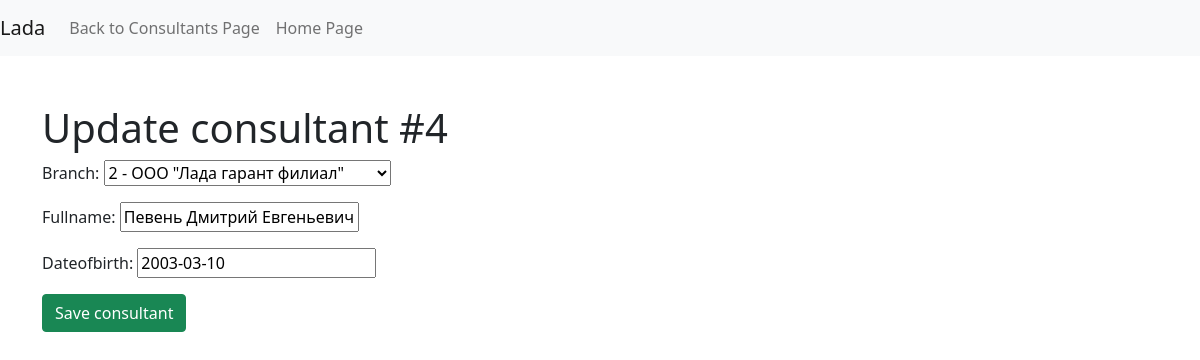
The page /consultants/4/edit/ on the database its author committed.
### main/models.py (models this page shows, shortened)
class Consultant(models.Model):
    branch = models.ForeignKey(
        to = Branch,
        on_delete = models.CASCADE,
        verbose_name = 'Номер филиала',
        null = False,
    )
    fullname = models.CharField(
        verbose_name = 'Полное имя',
        max_length = 50,
        null = False,
        blank = False,
        default = '',
    )
    dateofbirth  = models.DateField(
        verbose_name = 'Дата рождения',
        null = False,
        blank = False,
    )
    def get_update_url(self):
	    return reverse('consultant_edit_url', kwargs = {'id': self.id})
    class Meta:
        verbose_name = 'Консультант'
        verbose_name_plural = 'Консультанты'

### main/views.py (the view, shortened to what this page needs)
# urls.py: path('consultants/<int:id>/edit/', views.ConsultantUpdate.as_view(), name = 'consultant_edit_url'),
class ConsultantUpdate(View):
    def get(self, request, id):
        cons = Consultant.objects.get(id = id)
        initial_dict = {
            'branch': cons.branch,
            'fullname': cons.fullname,
            'dateofbirth': cons.dateofbirth,
        }
        form = CreateConsultantForm(initial = initial_dict)
        return render(request, 'consultant/consultant-edit.html', context={'consultant_add':form, 'consultant':cons})

### main/forms.py (shortened to what this page needs)
class CreateConsultantForm(forms.Form):
    branch = forms.ModelChoiceField(queryset=Branch.objects.all())
    fullname = forms.CharField(max_length=50)
    dateofbirth = forms.DateField()

### main/models.py (called while the page is built)
    def __str__(self):
        return '{} - {}'.format(self.id, self.name, self.commandor)

### main/templates/consultant/consultant-edit.html (shortened to what this page needs)
<!DOCTYPE HTML>
<html>
<head>
    <link href="https://cdn.jsdelivr.net/npm/bootstrap@5.0.0-beta3/dist/css/bootstrap.min.css" rel="stylesheet">
</head>
<body>
<nav class="navbar navbar-expand-lg navbar-light bg-light">
    <a class="navbar-brand" >Lada</a>
    <div class="collapse navbar-collapse" id="navbarSupportedContent">
        <ul class="navbar-nav mr-auto">
            <li class="nav-item">
                <a class="nav-link" href="/consultants">Back to Consultants Page</a>
            </li>
            <li class="nav-item">
                <a class="nav-link" href="/">Home Page</a>
            </li>
        </ul>
    </div>
</nav>
<div class="container mt-5 mb-5">
    <h1>Update consultant #{{consultant.id}}</h1>
    <form action="{{consultant.get_update_url}}" method="post">
		{{ consultant_add.as_p }}
        <button type="submit" class="btn btn-success">Save consultant</button>
    </form>
</div>
</body>
</html>

### rows shown on the page
Consultant: id "4", branch "2 - ООО \"Лада гарант филиал\"", fullname "Певень Дмитрий Евгеньевич", dateofbirth "2003-03-10"
